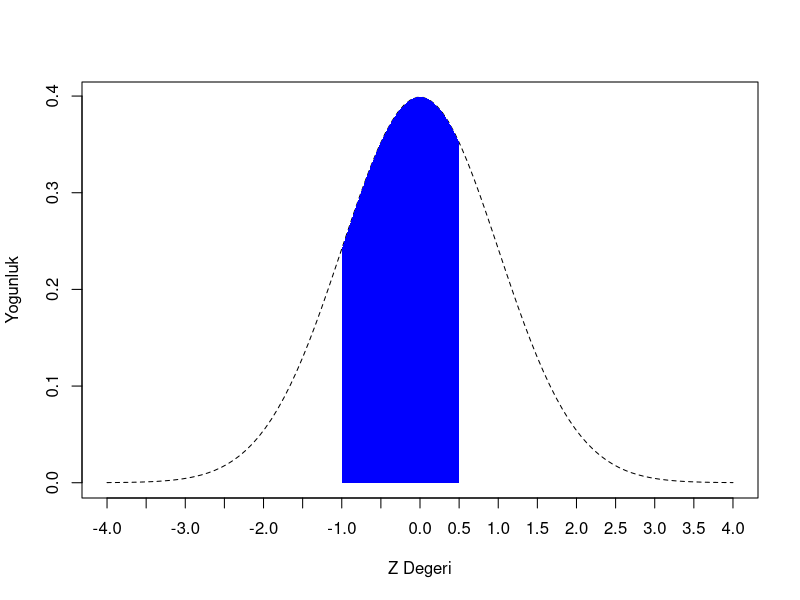
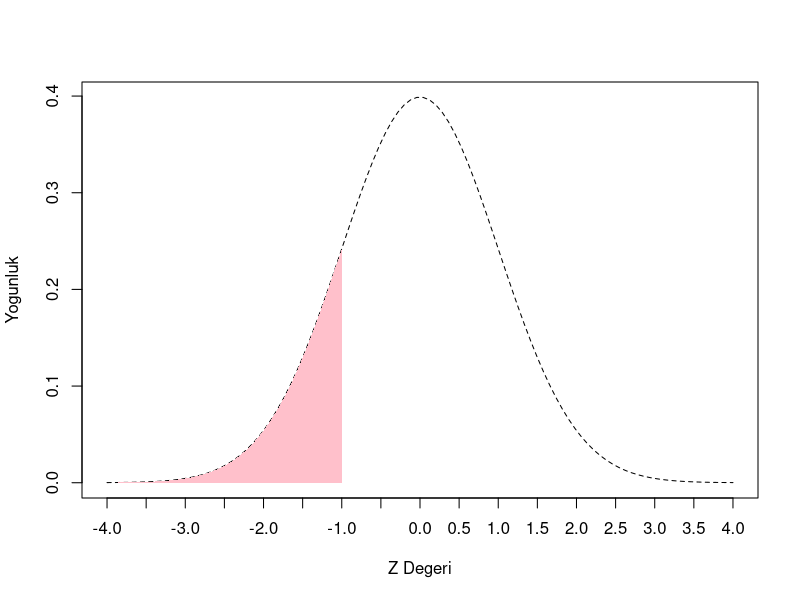

Reproduce these figures in R, in order.
# Uygulamalı İstatistik Dersi 2025-2026
# 24 Ekim 2025 | 6. Hafta

set.seed(3)

help("Normal", package="stats")

pp <- pnorm(0, 0, 1)
pp

sn <- qnorm(0.75, 0, 1)
sn

help("rnorm")
# Örnek: Ortalama 15, standart sapma 3 olan normal dağılım için
# aşağıdaki olasılıkları bulunuz.
x <- rnorm(1000, 15, 3)

# a) p(x<16)
x_a <- pnorm(16, 15, 3)
x_a

# b) p(x<3)
x_b <- pnorm(3, 15, 3)
x_b

# c) p(x>4)
x_c <- 1 - pnorm(4, 15, 3)
x_c <- pnorm(4, 15, 3, lower.tail=FALSE)
x_c

# d) p(x>18)
x_d <- 1 - pnorm(18, 15, 3)
x_d <- pnorm(18, 15, 3, lower.tail=FALSE)
x_d

# e) p(6<x<19)
x_e_1 <- pnorm(6, 15, 3)
x_e_2 <- pnorm(19, 15, 3)
x_e <- x_e_2 - x_e_1
x_e

# f) p(2<x<11)
x_f_1 <- pnorm(2, 15, 3)
x_f_2 <- pnorm(11, 15, 3)
x_f <- x_f_2 - x_f_1
x_f

# g) p(16<x<17)
x_g_1 <- pnorm(16, 15, 3)
x_g_2 <- pnorm(17, 15, 3)
x_g <- x_g_2 - x_g_1
x_g

# h) p(10<x) && p(x>16)
## = p(10<x) + p(x>16)
x_h_1 <- pnorm(10, 15, 3) # p( x<10 )
x_h_1
x_h_2 <- pnorm(16, 15, 3, lower.tail=FALSE) # p( x>16 )
x_h_2
x_h <- x_h_1 + x_h_2
x_h

##############################################################

x <- seq(-4, 4, length=100)
hx <- dnorm(x)

plot(
    x,
    hx,
    type="l",
    lty=2,
    xlab="Z Degeri",
    ylab="Yogunluk",
    xaxt="n",
    xaxs="r",
    yaxs="r",
)

x_cor = seq(-4, 4, 0.5)

axis(side=1, at=x_cor, labels=TRUE, tick=TRUE, outer=FALSE)
cord_x <- c(-1, seq(-1,0.5, 0.01,), 0.5)
cord_y <- c(0, dnorm(seq(-1, 0.5, 0.01)), 0)
polygon(cord_x, cord_y, col="blue", border=NA)


########

plot(
    x,
    hx,
    type="l",
    lty=2,
    xlab="Z Degeri",
    ylab="Yogunluk",
    xaxt="n",
    xaxs="r",
    yaxs="r"
)

x_cor=seq(-4,4,0.5)

axis(side=1, at=x_cor, labels=TRUE, tick=TRUE, outer = FALSE)
cord_x<-c(-4,seq(-4,-1,0.01,),-1)
cord_y<- c(0, dnorm(seq(-4,-1,0.01,)),0)

polygon(cord_x, cord_y, col="pink" , border = NA)
